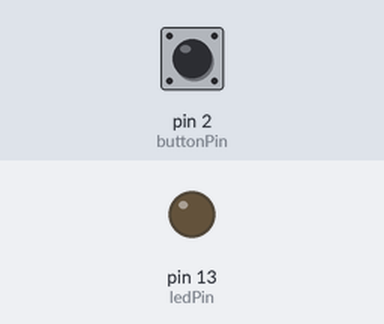
A sketch run on a simulated Arduino Uno, built with avr-gcc and run on an emulated ATmega328P. On the bench: output pins drawn as LEDs (lit = HIGH). The test bench sets the inputs (shaded band); at power-on: pin 2 (buttonPin) HIGH.

Above: at 1.2 s.
1.3 s: pin 2 (buttonPin) pulled LOW for 0.15 s
At 1.37 s:
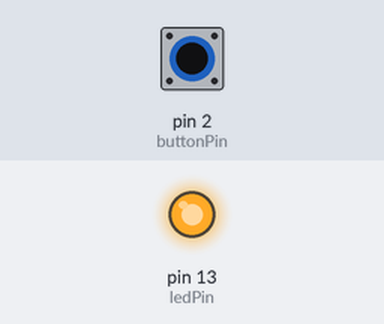
2.9 s: pin 2 (buttonPin) pulled LOW for 3.2 s
At 6.6 s:
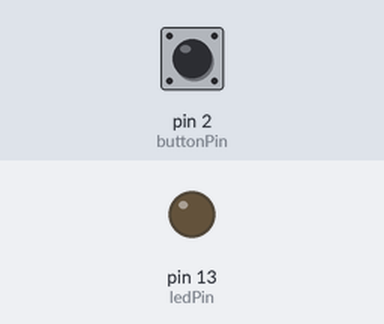
Timing chart, 0 to 8.1 s (numbered marks = the images above; inputs shaded):
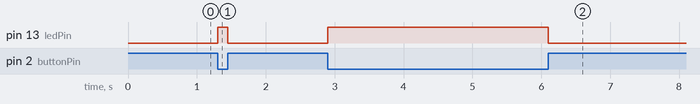

The sketch:

push_button_controlled_led_code.ino
```cpp
int buttonPin = 2;
int ledPin = 13;

void setup()
{
  pinMode(buttonPin, INPUT_PULLUP);
  pinMode(ledPin, OUTPUT);
}

void loop()
{
  if (digitalRead(buttonPin) == LOW)
    digitalWrite(ledPin, HIGH);
  else
    digitalWrite(ledPin, LOW);
}
```

Measured:
- after the input at 1.3 s, pin 13 (ledPin): LOW → HIGH at once, → LOW 0.15 s later
- after the input at 2.9 s, pin 13 (ledPin): LOW → HIGH at once, → LOW 3.2 s later
